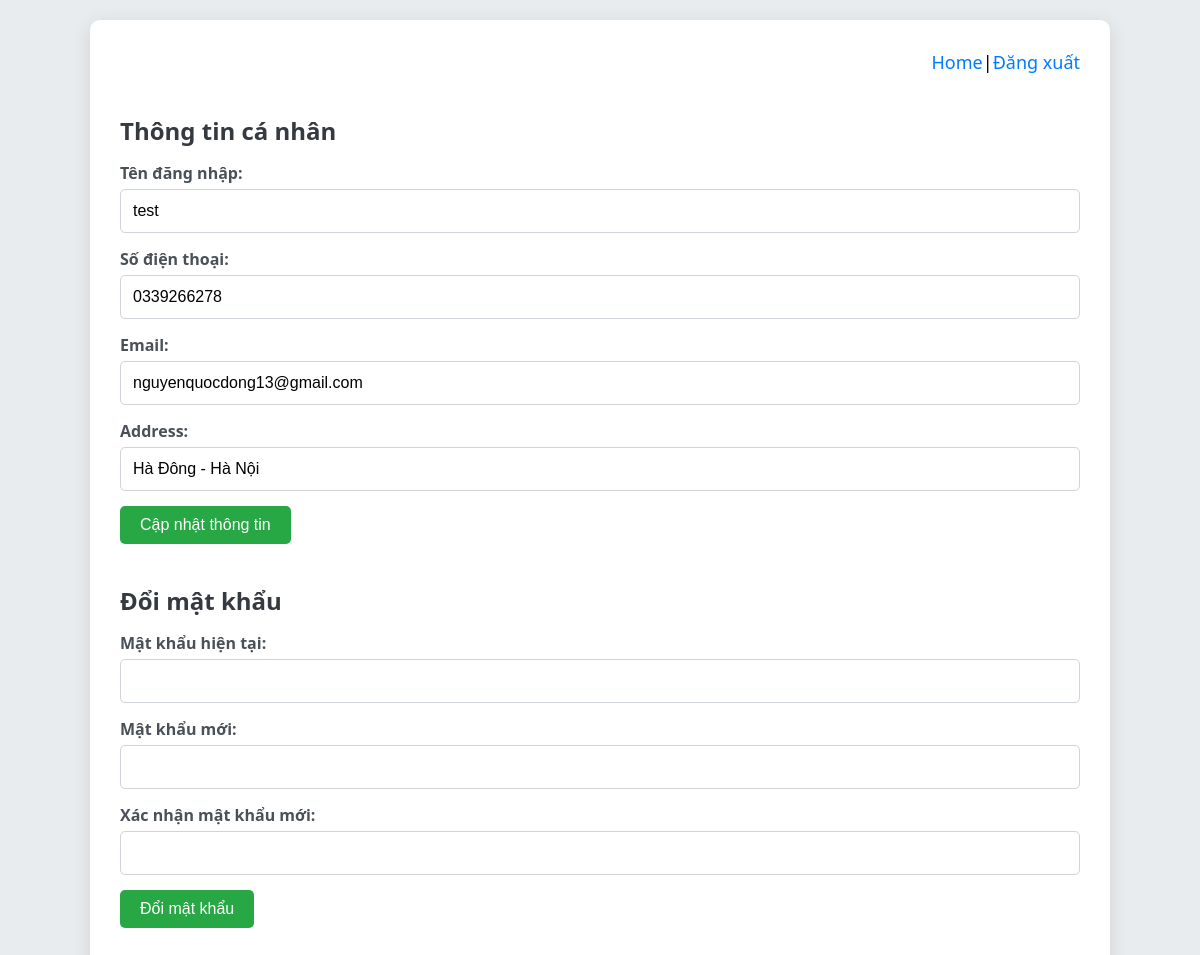
The page /pages/profile.php (signed in) on the database its author committed.
### tables this page shows
CREATE TABLE `users` (
  `id` int(10) NOT NULL,
  `username` text NOT NULL,
  `password` varchar(200) NOT NULL,
  `phone` varchar(10) NOT NULL,
  `email` varchar(50) NOT NULL,
  `address` text NOT NULL,
  `role` int(3) NOT NULL DEFAULT 1,
  `status` int(2) NOT NULL DEFAULT 1
);

### pages/profile.php (the view, shortened to what this page needs)
<?php
include 'connect.php';
$user_id = $_SESSION['user_id'];
$sql = "SELECT username, phone, email, password ,address FROM users WHERE id = ?";
$stmt = $conn->prepare($sql);
$stmt->bind_param('i', $user_id);
$stmt->execute();
$result = $stmt->get_result();
$user = $result->fetch_assoc();
?>
<!DOCTYPE html>
<html lang="vi">
<head>
    <link rel="stylesheet" href="../css/style4.css">
</head>
<body>
    <div class="container">
        <div class = "home_logout">
            <a href = "../index.php">Home</a> | <a href="logout.php">Đăng xuất</a>
        </div>
        <div class ="left">
            <h2>Thông tin cá nhân</h2>
            <form method="POST" action="">
                <div class="form-group">
                    <label for="username">Tên đăng nhập:</label>
                    <input type="text" name="username" value="<?php echo htmlspecialchars($user['username']); ?>" required>
                </div>
                <div class="form-group">
                    <label for="phone">Số điện thoại:</label>
                    <input type="text" name="phone" value="<?php echo htmlspecialchars($user['phone']); ?>" required>
                </div>
                <div class="form-group">
                    <label for="email">Email:</label>
                    <input type="email" name="email" value="<?php echo htmlspecialchars($user['email']); ?>" required>
                </div>
                <div class="form-group">
                    <label for = "address">Address:</label>
                    <input type = "text" name = "address" value="<?php echo htmlspecialchars($user['address']); ?>" required>
                </div>
                <button type="submit" name="update_info">Cập nhật thông tin</button>
            </form>
        </div>
        <div class="right">
            <h2>Đổi mật khẩu</h2>
            <form method="POST" action="">
                <div class="form-group">
                    <label for="current_password">Mật khẩu hiện tại:</label>
                    <input type="password" name="current_password" required>
                </div>
                <div class="form-group">
                    <label for="new_password">Mật khẩu mới:</label>
                    <input type="password" name="new_password" required>
                </div>
                <div class="form-group">
                    <label for="confirm_password">Xác nhận mật khẩu mới:</label>
                    <input type="password" name="confirm_password" required>
                </div>
                <button type="submit" name="change_password">Đổi mật khẩu</button>
            </form>
        </div>
    </div>
</body>
</html>

### css/style4.css (style rules this page uses)
body { font-family: 'Segoe UI', Tahoma, Geneva, Verdana, sans-serif; background-color: #e9ecef; margin: 0; padding: 0; }
.container { width: 80%; margin: 20px auto; display: flex; flex-direction: column; background-color: #ffffff; padding: 30px; border-radius: 10px; box-shadow: 0 4px 20px rgba(0, 0, 0, 0.1); }
.home_logout { display: flex; justify-content: flex-end; font-size: 18px; margin-bottom: 20px; }
.home_logout a { text-decoration: none; color: #007bff; }
.left, .right { width: 100%; margin-bottom: 20px; }
h2 { color: #343a40; margin-bottom: 15px; }
.form-group { margin-bottom: 15px; }
label { display: block; font-weight: bold; margin-bottom: 5px; color: #495057; }
input[type="text"], input[type="email"], input[type="password"] { width: 100%; padding: 12px; font-size: 16px; border: 1px solid #ced4da; border-radius: 5px; box-sizing: border-box; transition: border-color 0.3s; }
button { background-color: #28a745; color: white; padding: 10px 20px; border: none; border-radius: 5px; cursor: pointer; font-size: 16px; transition: background-color 0.3s; }

### rows shown on the page
users: username "test", phone "0339266278", email "nguyenquocdong13@gmail.com", address "Hà Đông - Hà Nội"
